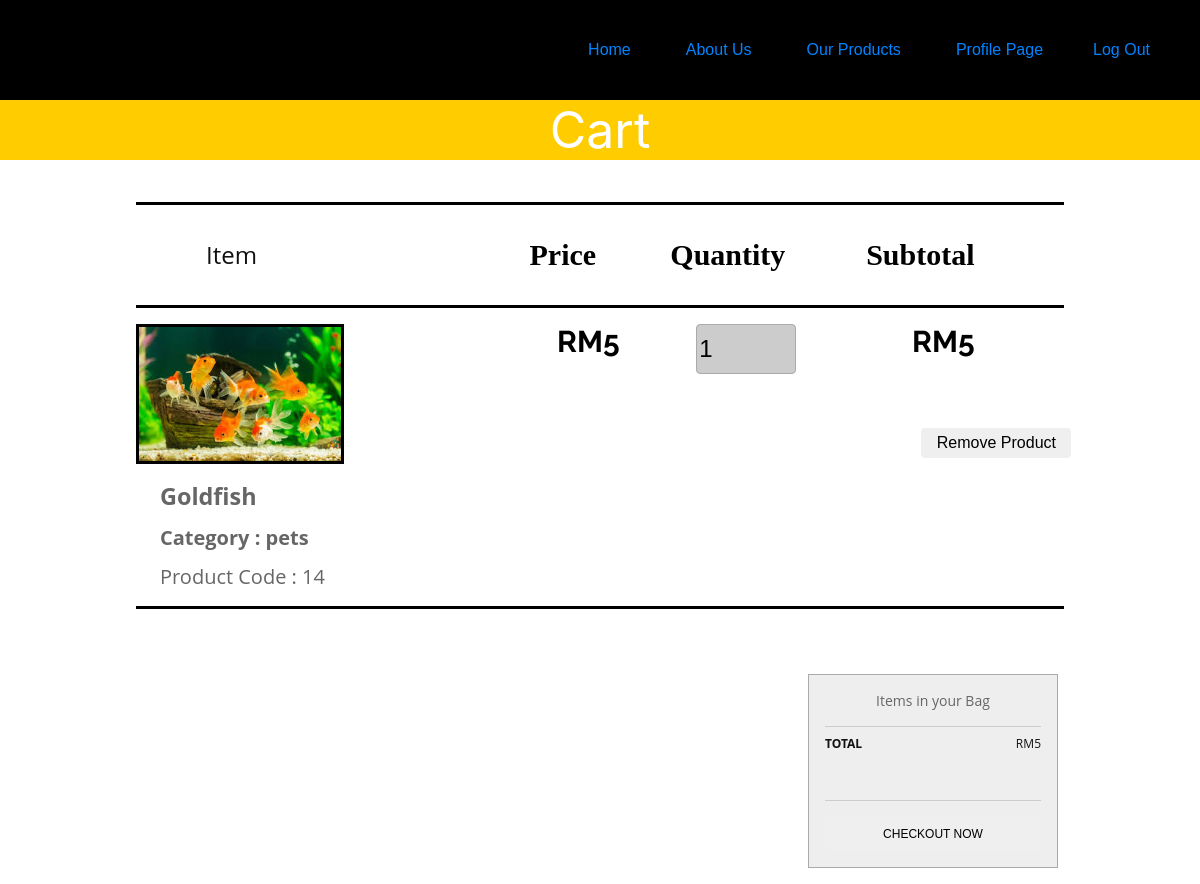
/cart.php (signed in), run on the app's committed database.
### tables this page shows
CREATE TABLE `product_detail` (
  `ProductID` int(11) NOT NULL,
  `Name` varchar(100) NOT NULL,
  `Price` int(11) NOT NULL,
  `Category` varchar(100) NOT NULL,
  `ProductImage` varchar(100) NOT NULL,
  `TotalRating` int(11) NOT NULL,
  `num_of_rating` int(11) NOT NULL,
  `Description` varchar(500) NOT NULL,
  `ProductImage2` varchar(100) NOT NULL
);

CREATE TABLE `cart` (
  `UserID` int(11) NOT NULL,
  `ProductID` int(11) NOT NULL,
  `payment` text NOT NULL
);

### cart.php (the view, shortened to what this page needs)
 <?php
    include_once 'header.php';
    if(isset($_SESSION['id'])){
      $UserID = $_SESSION['id'];
    }
    else{
      echo "<script>alert('You are not logged in!');window.location = 'index.php';</script>";
    }
?>
<!DOCTYPE html>
<html lang="en">
<head>
</head>
<body>
<h1 style="font-size:500%;font-family: -apple-system, BlinkMacSystemFont, 'Segoe UI', Roboto, Oxygen, Ubuntu, Cantarell, 'Open Sans', 'Helvetica Neue', sans-serif;">Cart</h1>
      <main>
          <div class="basket" >
          <div class="basket-labels">
            <ul style="position:relative;left:150px;font-size:24px">
            <li style="position:relative;left:-150px"class="item item-heading" style='font-family: "Times New Roman", Times, serif;'>Item</li>
            <li class="price" style='font-family: "Times New Roman", Times, serif;'>Price</li>
            <li class="quantity" style='font-family: "Times New Roman", Times, serif;'>Quantity</li>
            <li class="subtotal" style='font-family: "Times New Roman", Times, serif;'>Subtotal</li>
            </ul>
          </div>
        <?php
              require_once 'database_handle.php';
              $query = "SELECT * FROM product_detail join cart ON product_detail.ProductID = cart.ProductID where UserID = '$UserID' and payment = 'no';";
              $query_run = mysqli_query($conn,$query);
              $check_faculty = mysqli_num_rows($query_run)>0;
              if($check_faculty){
                while($row=mysqli_fetch_array($query_run)){
            ?>
<div class="basket-product">
          <div class="item">
            <div class="product-image">
                <img src="<?=$row['ProductImage']?>" class="product-frame">
            </div>
            <div class="product-details" >
                <h3><strong><?= $row['Name']?></strong></h3>
                <p><strong>Category : <?= $row['Category']?></strong></p>
                <p>Product Code : <?= $row['ProductID']?></p>
            </div>
          </div>
          <div class="price"><?= $row['Price']?></div>
          <div class="quantity">
            <input type="number" value="1" min="0" class="quantity-field">
          </div>
          <div class="subtotal"><?= $row['Price']?></div>
          <div class="remove">
          <form method="post" name="form" value="<?php echo $row['ProductID']?>">
            <input type="submit"  name="comfirmremove" value="Remove Product" style="width:150px;height:30px;position:relative;top:-130px;left:50px">
            </form>
          </div>
</div>
        <?php
         }
        }else{
            echo "<h2 style='color:black;font-size:300%'>There is no product in cart!!!</h2>";}
        ?>
        </div>
        <aside>
        <div class="summary">
        <?php
        $query = "select sum(numbers) AS total from (select Price as numbers FROM product_detail join cart ON product_detail.ProductID = cart.ProductID where UserID = $UserID and payment = 'no') as a;";
        $query_run = mysqli_query($conn,$query);
        $row1=mysqli_fetch_array($query_run);
        ?>
            <div class="summary-total-items"><span class="total-items"></span> Items in your Bag</div>
            <div class="summary-total">
            <div class="total-title">Total</div>
            <div class="total-value final-value" id="basket-total"><?php echo $row1['total'];?> </div>
            </div>
            <div class="summary-checkout">
            <form method="post" name="pay">
            <input type='submit' class="checkout-cta" name="checkout" value="Checkout Now">
            </form>
            </div>
        </div>
        </aside>
    </main>
</body>
</html>

### style.css (style rules this page uses)
.background { background: url(https://i.pinimg.com/originals/3a/0f/43/3a0f4320bdd35144564345913ce633a6.jpg) no-repeat center center fixed; -webkit-background-size: cover; -moz-background-size: cover; -o-background-size: cover; background-size: cover; }
body { background: url(https://i.pinimg.com/originals/3a/0f/43/3a0f4320bdd35144564345913ce633a6.jpg) no-repeat center center fixed; -webkit-background-size: cover; -moz-background-size: cover; -o-background-size: cover; background-size: cover; }
* { margin: 0; padding: 0; }
ul li { list-style: none; display: inline-block; line-height: 80px; margin-right: 50px; text-align: right; }
h1 { margin-top: 0%; margin-bottom: 0%; color: white; font-size: 300%; font-family: -apple-system, BlinkMacSystemFont, 'Segoe UI', Roboto, Oxygen, Ubuntu, Cantarell, 'Open Sans', 'Helvetica Neue', sans-serif; text-align:center; background-color:#ffcc00; }
input { padding: auto; font-size: 16px; border-radius: 4px; }
* { box-sizing: border-box; }

### cart.php (style rules this page uses)
html, html a { -webkit-font-smoothing: antialiased; text-shadow: 1px 1px 1px rgba(0, 0, 0, 0.004); }
body { background-color: #fff; color: #666; font-family: 'Open Sans', sans-serif; font-size: 62.5%; margin: 0 auto; }
strong { font-weight: bold; }
p { margin: 0.75rem 0 0; }
h1 { font-size: 0.75rem; font-weight: normal; margin: 0; padding: 0; }
input,button { border: 0 none; outline: 0 none; }
img, .basket-labels, .basket-product { width: 100%; }
input, button, .basket, .basket-labels, .item, .price, .quantity, .subtotal, .basket-product, .product-image, .product-details { float: left; }
.price:before, .subtotal:before, .subtotal-value:before, .total-value:before, .promo-value:before { content: 'RM'; }
main { clear: both; font-size: 0.75rem; margin: 0 auto; overflow: hidden; padding: 1rem 0; width: 960px; }
.basket, aside { padding: 0 1rem; -webkit-box-sizing: border-box; -moz-box-sizing: border-box; box-sizing: border-box; }
.basket { width: 100%; }
.basket-labels { border-top: 3px solid black; border-bottom: 3px solid black; margin-top: 1.625rem; }
ul { list-style: none; margin: 0; padding: 0; }
li { color: #111; display: inline-block; padding: 0.625rem 0; }
li.price:before, li.subtotal:before { content: ''; }
.price, .quantity, .subtotal { width: 15%; font-size:30px; font-weight:bold; color:black; font-family: 'Raleway', sans-serif; }
.subtotal { text-align: right; }
.remove { bottom: 1.125rem; float: right; position: absolute; right: -225px; text-align: right; width: 45%; }
.item-heading { padding-left: 4.375rem; -webkit-box-sizing: border-box; -moz-box-sizing: border-box; box-sizing: border-box; }
.basket-product { border-bottom: 3px solid black; padding: 1rem 0; position: relative; }
.product-image { width: 29%; }
.product-details { width: 105%; font-size:20px; }
.product-frame { border: 3px solid black; width: auto !important; height: 140px !important; margin: 0 auto 1em auto; }
.product-details { padding: 0 1.5rem; -webkit-box-sizing: border-box; -moz-box-sizing: border-box; box-sizing: border-box; }
.quantity-field { background-color: #ccc; border: 1px solid #aaa; border-radius: 4px; font-size: 0.625rem; padding: 2px; width: 3.75rem; width:100px; height:50px; font-size:24px; }
aside { float: right; position: relative; width: 30%; }
.summary { background-color: #eee; border: 1px solid #aaa; padding: 1rem; position: relative; width: 250px; -webkit-box-sizing: border-box; -moz-box-sizing: border-box; box-sizing: border-box; margin-top: 65px; }
.summary-total-items { color: #666; font-size: 0.875rem; text-align: center; }
.summary-total, .summary-total { border-top: 1px solid #ccc; border-bottom: 1px solid #ccc; clear: both; margin: 1rem 0; overflow: hidden; padding: 0.5rem 0; padding-bottom: 3rem; }
.subtotal-title, .subtotal-value, .total-title, .total-value { color: #111; float: left; width: 50%; }
.subtotal-value, .total-value { text-align: right; }
.total-title { font-weight: bold; text-transform: uppercase; }
.summary-checkout { display: block; }
.checkout-cta { display: block; float: none; font-size: 0.75rem; text-align: center; text-transform: uppercase; padding: 0.625rem 0; width: 100%; }

### data on the page
product_detail: ProductImage (picture), Name "Goldfish", Category "pets", cart.ProductID "14", Price "5"

### other printed values
$row1['total'] "5"
